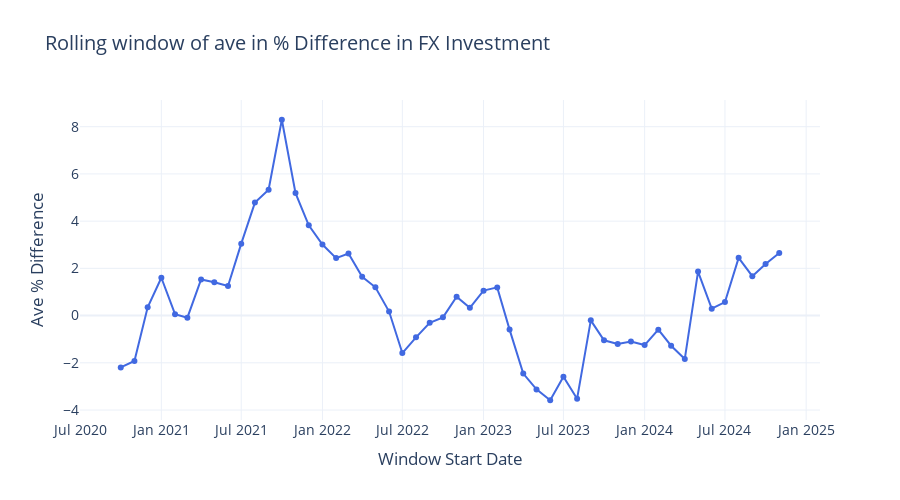

The code cell stored with this chart in its notebook:
### Code cell
print('Rolling avg diff - 12 months window')
results_df = rolling_avg_diff_plotly(
    boe_raw=boe_raw,
    seeds=range(NO_OF_SIMULATIONS),
    start_year=2020,
    start_month=10,
    end_year=2025,
    end_month=11,
    monthly_investment=1000,
    fee_rate=FX_CHARGES_RATE,
    window_months=12
)
